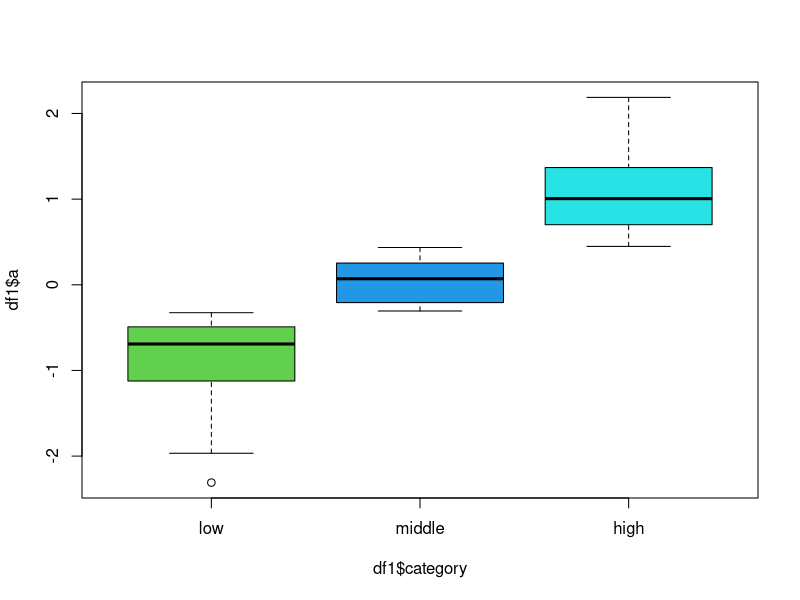

Write R code to recreate this figure.
# Discretize a continuous variable

set.seed(123)
df <- data.frame(a = rnorm(100))

#base
df$category <- cut(df$a, 
                   breaks=c(-Inf, 0.5, 0.6, Inf), 
                   labels=c("low","middle","high"))
df


#dplyr
library(dplyr)
res <- df %>% mutate(category=cut(a, breaks=c(-Inf, 0.5, 0.6, Inf), labels=c("low","middle","high")))
res

identical(df, res)

#using quantiles for cut
xs=quantile(df$a,c(0,1/3,2/3,1))
xs[1]=xs[1]-.00005
df1 <- df %>% mutate(category=cut(a, breaks=xs, labels=c("low","middle","high")))
boxplot(df1$a~df1$category,col=3:5)

df1

